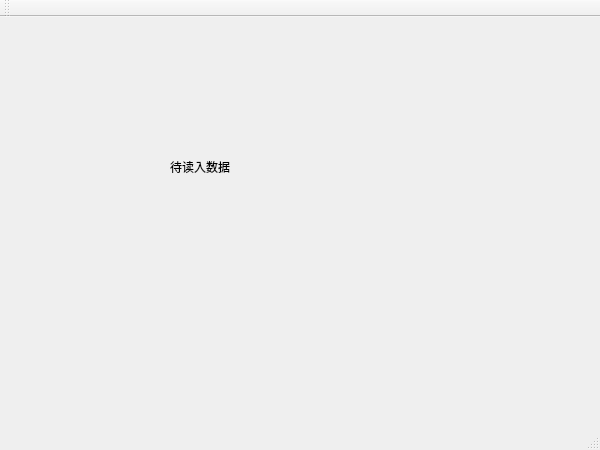
<?xml version="1.0" encoding="UTF-8"?>
<ui version="4.0">
 <class>MainWindow</class>
 <widget class="QMainWindow" name="MainWindow">
  <property name="geometry">
   <rect>
    <x>0</x>
    <y>0</y>
    <width>600</width>
    <height>450</height>
   </rect>
  </property>
  <property name="windowTitle">
   <string>安全帽检测</string>
  </property>
  <widget class="QWidget" name="centralWidget">
   <widget class="QLabel" name="label">
    <property name="geometry">
     <rect>
      <x>0</x>
      <y>0</y>
      <width>400</width>
      <height>300</height>
     </rect>
    </property>
    <property name="text">
     <string>待读入数据</string>
    </property>
    <property name="alignment">
     <set>Qt::AlignCenter</set>
    </property>
   </widget>
  </widget>
  <widget class="QMenuBar" name="menuBar">
   <property name="geometry">
    <rect>
     <x>0</x>
     <y>0</y>
     <width>600</width>
     <height>28</height>
    </rect>
   </property>
  </widget>
  <widget class="QToolBar" name="mainToolBar">
   <attribute name="toolBarArea">
    <enum>TopToolBarArea</enum>
   </attribute>
   <attribute name="toolBarBreak">
    <bool>false</bool>
   </attribute>
  </widget>
  <widget class="QStatusBar" name="statusBar"/>
 </widget>
 <layoutdefault spacing="6" margin="11"/>
 <resources/>
 <connections/>
</ui>
